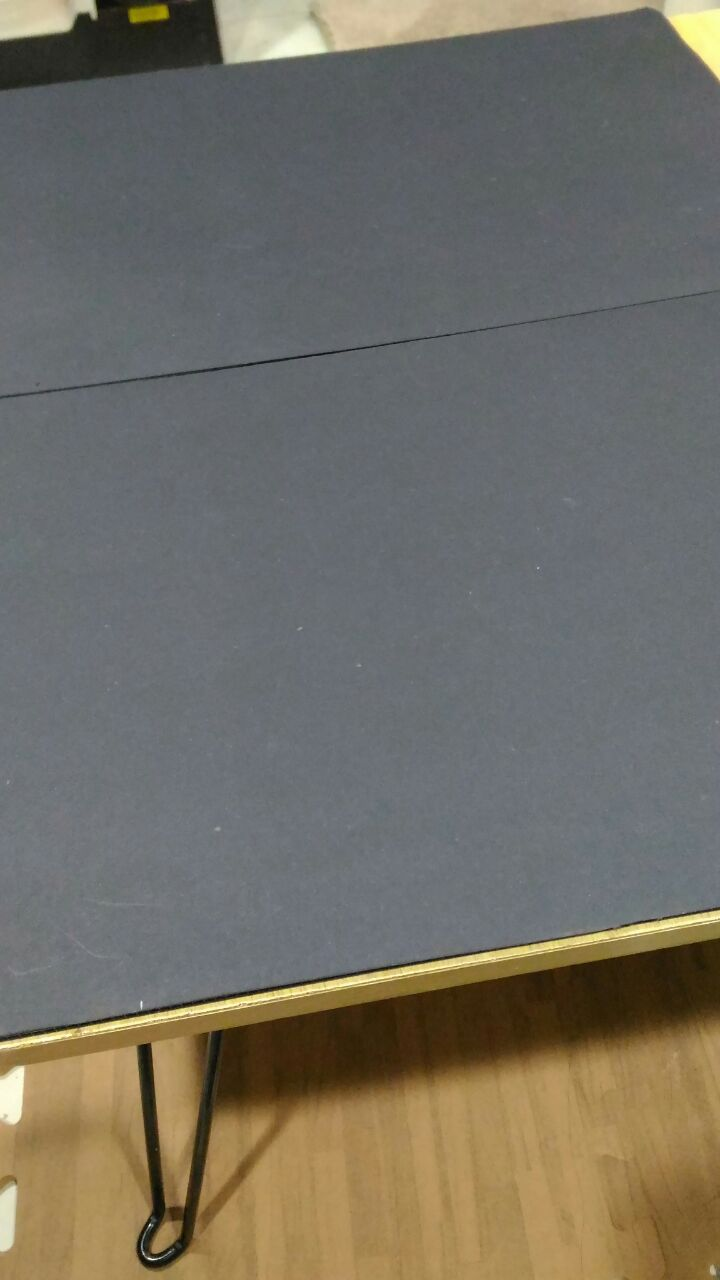
#> input picture tracking/image/sample1/1.jpg, 720 x 1280 px; its folder holds 4 pictures in this run
$ python frame.py   (older library calls are emulated)
#> lines starting #> are read from the running program, lines starting #| are printed output that depends on the picture; after the words box and inside, x2 and y2 are one past the last pixel; in counts of white or black regions, pixels touching at a corner belong together
### tracking/function.py
import numpy as np
import cv2


def hist(img):
    bin = 50
    imgArr = np.array(img, dtype=np.float)

    imgArr_R = imgArr[:, :, 0].ravel()
    h_r = np.histogram(imgArr_R, bin, range=(0, 255))

    imgArr_G = imgArr[:, :, 1].ravel()
    h_g = np.histogram(imgArr_G, bin, range=(0, 255))

    imgArr_B = imgArr[:, :, 2].ravel()
    h_b = np.histogram(imgArr_B, bin, range=(0, 255))

    all_h_y = []
    all_h_y.append(h_r[0])
    all_h_y.append(h_g[0])
    all_h_y.append(h_b[0])

    all_h_y_Arr = np.array(all_h_y, dtype=np.float).ravel()
    all_h_y_Arr = all_h_y_Arr / np.sum(all_h_y_Arr)
    return all_h_y_Arr


def find_center_and_hist(frame_list, areas, contours, img):
    for a in range(len(areas)):
        if areas[a] > 2000 and areas[a] < 6000:
            x, y, w, h = cv2.boundingRect(contours[a])
            if w * h < 9000:
                cv2.rectangle(img, (x, y), (x + w, y + h), (255, 0, 0), 2)
                frame_list.append(
                    (hist(img[y:y + h, x:x + w, :]), ((int)((2 * x + w) / 2), (int)((2 * y + h) / 2))))


def find_sim(sim_list, frame1_list, frame2_list, similar):
    for i in range(len(frame1_list)):
        if len(frame1_list) == 0 or len(frame2_list) == 0:
            break
        sim = 1
        sim_i = 0
        sim_j = 0
        for j in range(len(frame2_list)):
            norm = np.linalg.norm(frame1_list[i][0] - frame2_list[j][0])
            if sim > norm and norm < similar:
                sim = norm
                sim_i = i
                sim_j = j
        if np.linalg.norm(frame1_list[sim_i][0] - frame2_list[sim_j][0]) < similar:
            sim_list.append((sim_i, sim_j))


def find_trace(line_list, keep_list, frame1_list, frame2_list, sim_list):
    first_line = 1
    for i in range(len(sim_list)):
        if len(sim_list) == 0:
            break

        f1, f2 = (frame1_list[sim_list[i][0]][1],
                  frame2_list[sim_list[i][1]][1])

        if sum(list(map(lambda x, y: (x - y)**2, f1, f2)))**(1 / 2) < 500:
            for j in range(len(line_list)):
                if frame1_list[sim_list[i][0]][1] == line_list[j][-1][1]:
                    line_list[j].append([f1, f2])
                    keep_list.append(j)
                    first_line = 0
                    break
                else:
                    first_line = 1
            if first_line:
                line_list.append([[f1, f2]])
                keep_list.append(len(line_list) - 1)


def draw_trace(img, line_list, keep_list):
    for i in keep_list:
        for j in line_list[i]:
            cv2.line(img, j[0], j[1], (0, 255, 0), 5)

### tracking/frame.py
import numpy as np
import cv2
import os
import function as fc
from PIL import Image
import math


# 讀檔
folder = "image/sample1/"
allfiles = os.listdir(folder)
file = [filename for filename in allfiles if filename[-4:] in [".jpg"]]
count = 0
line_list = []
thresh = 20

while(True):
    if count == len(file) - 1:
        break
    sim_list = []
    keep_list = []
    frame1_list = []
    frame2_list = []

    bg = Image.open(folder + file[0])
#> bg is the input picture: PIL image 720x1280 RGB; mean R, G, B 113.5, 110.1, 100.8
    img1 = Image.open(folder + file[count])
    img2 = Image.open(folder + file[count + 1])
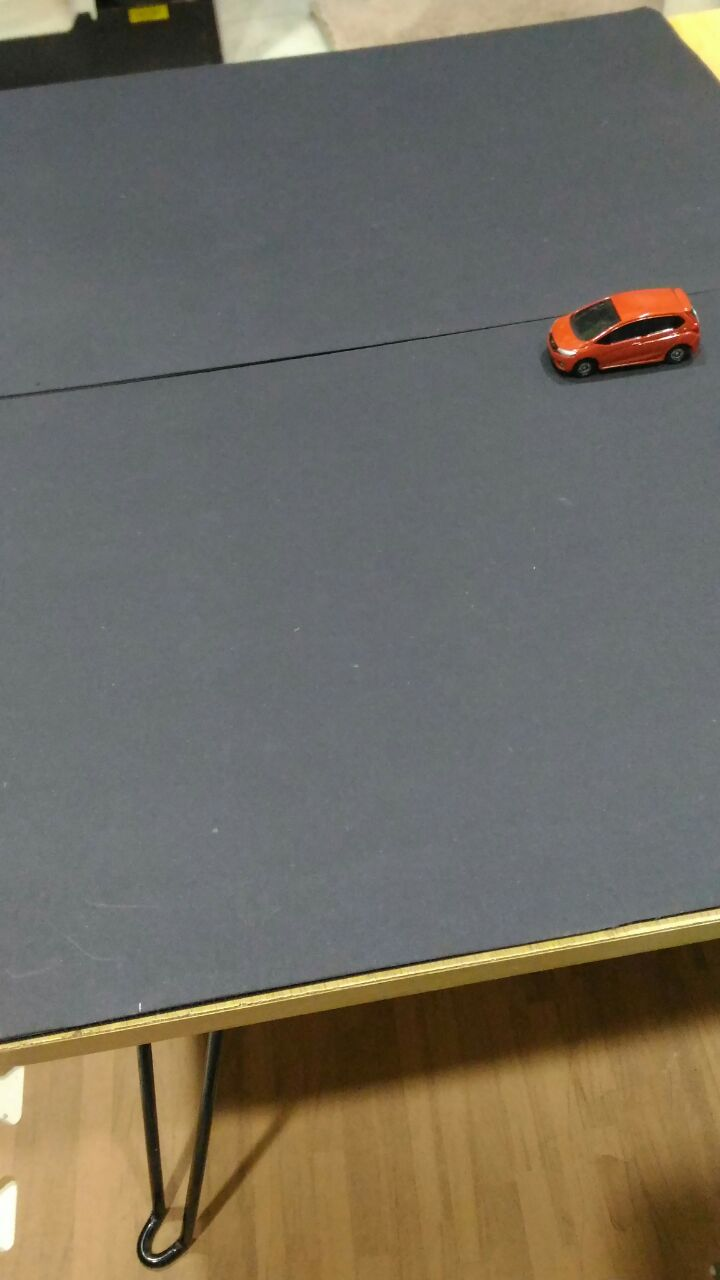
#> input picture tracking/image/sample1/2.jpg, 720 x 1280 px
#> img2 is the input picture: PIL image 720x1280 RGB; mean R, G, B 112.4, 107.8, 97.2

    img_w, img_h = bg.size
#> img_w = 720; img_h = 1280
    width = 500
    height = (int)((width / img_w) * img_h)
#> height = 888
    bg = bg.resize((width, height), Image.BILINEAR)
#> bg: PIL image 500x888 RGB
    img1 = img1.resize((width, height), Image.BILINEAR)
    img2 = img2.resize((width, height), Image.BILINEAR)
#> img2: PIL image 500x888 RGB

    bg = np.array(bg)
    img1 = np.array(img1)
    img2 = np.array(img2)

    bg = cv2.cvtColor(bg, cv2.COLOR_RGB2BGR)
#> bg: shape (888, 500, 3)
    img1 = cv2.cvtColor(img1, cv2.COLOR_RGB2BGR)
    img2 = cv2.cvtColor(img2, cv2.COLOR_RGB2BGR)
#> img2: shape (888, 500, 3)

    bg_grey = cv2.cvtColor(bg, cv2.COLOR_BGR2GRAY)
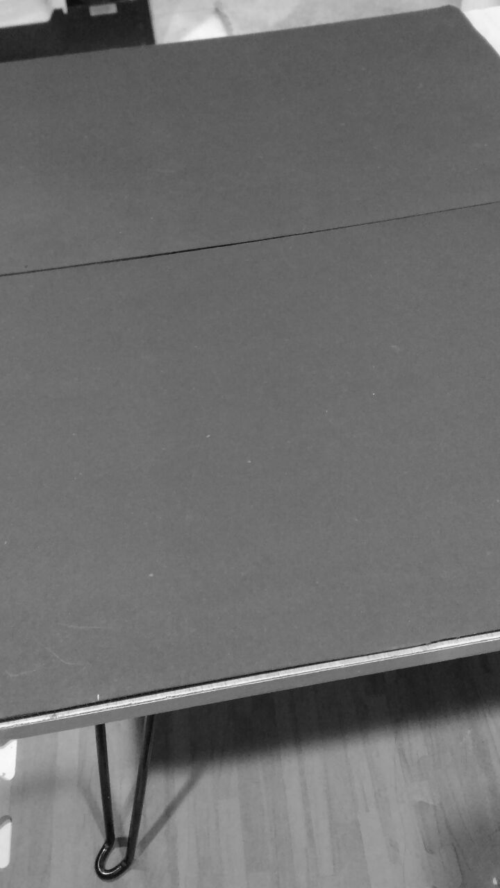
#> bg_grey: shape (888, 500); min 11, max 250, mean 110.1
    grey1 = cv2.cvtColor(img1, cv2.COLOR_BGR2GRAY)
    grey2 = cv2.cvtColor(img2, cv2.COLOR_BGR2GRAY)
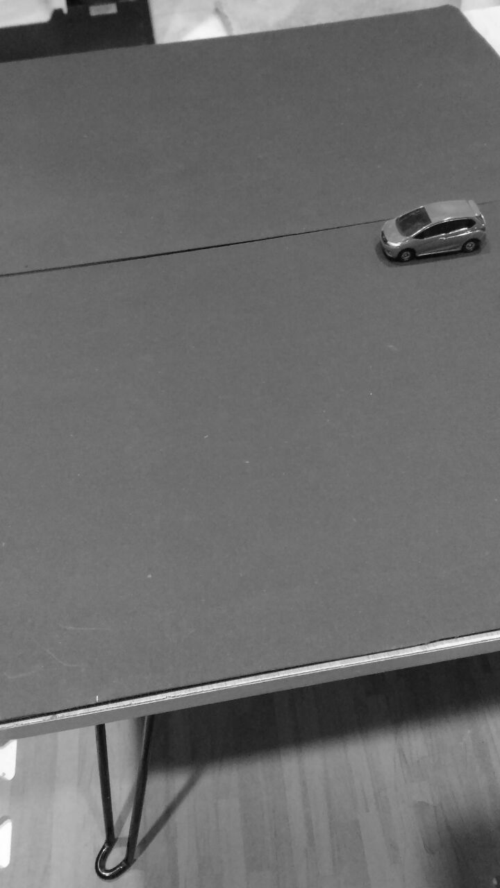
#> grey2: shape (888, 500); min 8, max 254, mean 108

    bg_blur = cv2.GaussianBlur(bg_grey, (7, 7), 0)
    blur1 = cv2.GaussianBlur(grey1, (7, 7), 0)
    blur2 = cv2.GaussianBlur(grey2, (7, 7), 0)

    d1 = cv2.absdiff(blur1, bg_blur)
#> d1: shape (888, 500); every value is 0
    d2 = cv2.absdiff(blur2, bg_blur)
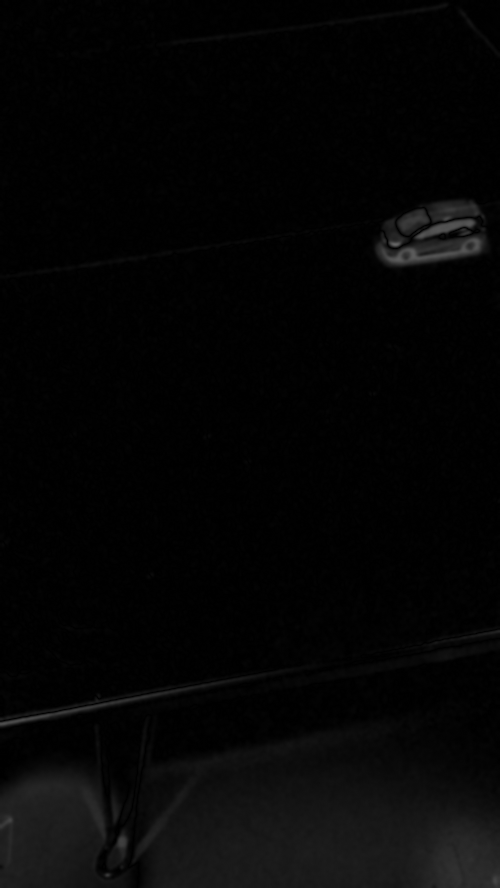
#> d2: shape (888, 500); min 0, max 101, mean 4.9

    th1 = cv2.threshold(d1, thresh, 255, cv2.THRESH_BINARY)[1]
    th2 = cv2.threshold(d2, thresh, 255, cv2.THRESH_BINARY)[1]
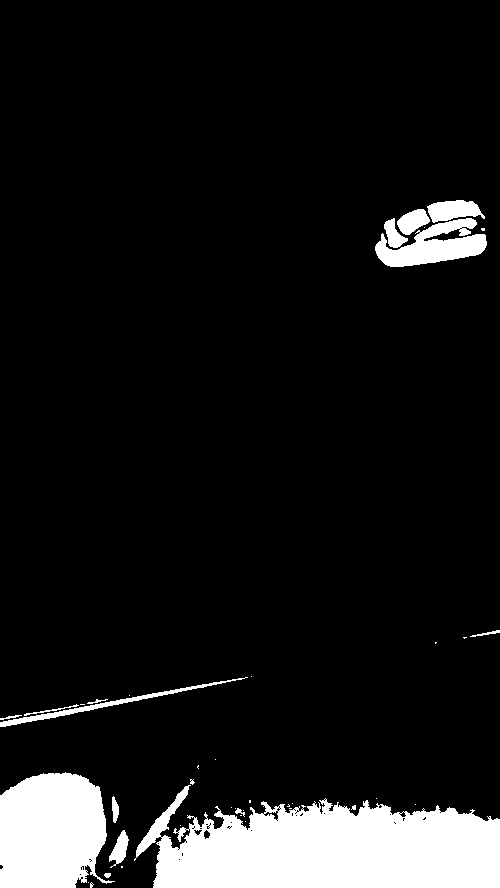
#> th2: shape (888, 500); 9.8% white; 41 white regions (26 under 20 px), largest, box (x1, y1, x2, y2) and area: (134, 785, 500, 888) 25833, (0, 772, 115, 888) 10791, (375, 218, 487, 267) 2974

    kernel = np.ones((3, 3), np.uint8)

    dilated1 = cv2.dilate(th1, kernel, iterations=1)
    dilated2 = cv2.dilate(th2, kernel, iterations=1)
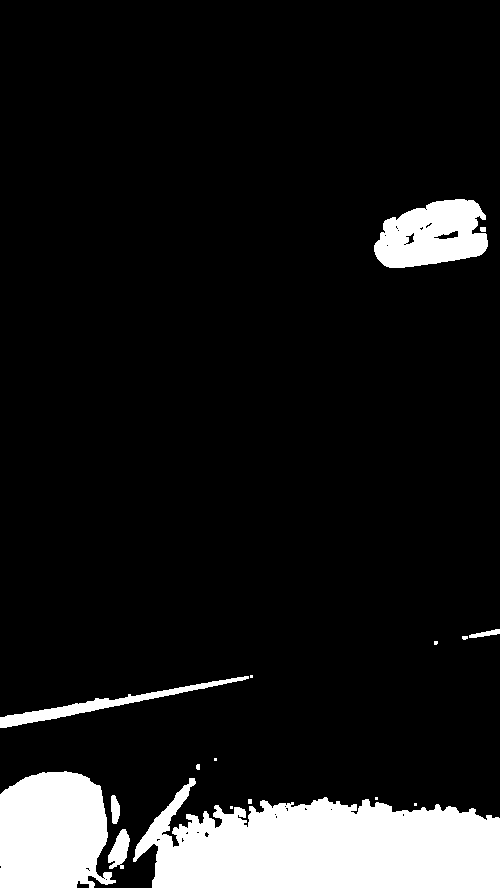
#> dilated2: shape (888, 500); 10.7% white; 17 white regions (6 under 20 px)

    contours1 = cv2.findContours(
        dilated1, cv2.RETR_EXTERNAL, cv2.CHAIN_APPROX_SIMPLE)[1]
#> contours1 = []
    contours2 = cv2.findContours(
        dilated2, cv2.RETR_EXTERNAL, cv2.CHAIN_APPROX_SIMPLE)[1]
#> contours2 = 17 contours, 10 with area under 20; largest, box (x1, y1, x2, y2) and area: (133, 778, 500, 888) 27046, (0, 771, 116, 888) 11080, (374, 199, 488, 268) 5647, (0, 676, 249, 728) 1734, (108, 829, 130, 869) 470, (111, 795, 120, 824) 172, (469, 629, 500, 638) 107

    areas1 = [cv2.contourArea(c) for c in contours1]
#> areas1 = []
    areas2 = [cv2.contourArea(c) for c in contours2]
#> areas2 = [470.5, 4, 4, 12, 4, 171.5, 27046.5, 11079.5, 14, 4, 1734.5, 4, 8.5, 13, 107, 19.5, 5647]

    fc.find_center_and_hist(frame1_list, areas1, contours1, img1)
#> after the loop in find_center_and_hist, `for a in range(len(areas)):`: frame_list = []
    fc.find_center_and_hist(frame2_list, areas2, contours2, img2)
#> the loop in find_center_and_hist (call 2), `for a in range(len(areas)):` made 17 passes
#> (x, y, w, h, bin in hist) on pass 17: (374, 199, 114, 69, 50)

    fc.find_sim(sim_list, frame1_list, frame2_list, 0.07)

    fc.find_trace(line_list, keep_list, frame1_list, frame2_list, sim_list)

    fc.draw_trace(img2, line_list, keep_list)

    for i in keep_list:
        for j in line_list:
            if line_list.index(j) == i:
                distance = sum(
                    list(map(lambda x, y: (x - y)**2, j[0][0], j[-1][1])))**(1 / 2) * 30 / 500
                m1 = (j[0][1][1] - j[0][0][1]) / (j[0][1][0] - j[0][0][0])
                m2 = (j[-1][-1][1] - j[0][0][1]) / (j[-1][-1][0] - j[0][0][0])
                angle = math.degrees(math.atan((m1 - m2) / (1 + m1 * m2)))
                print("obj", line_list.index(j), "distance =", distance,
                      "speed =", distance / len(j), "angle =", angle)

    cv2.imshow("frame", img2)
    count += 1
    if cv2.waitKey(1000) == 13:
#> (key Esc is pressed here)
        continue
    if cv2.waitKey(0) == 27:
#> (key Esc is pressed here)
        break

cv2.destroyAllWindows()
